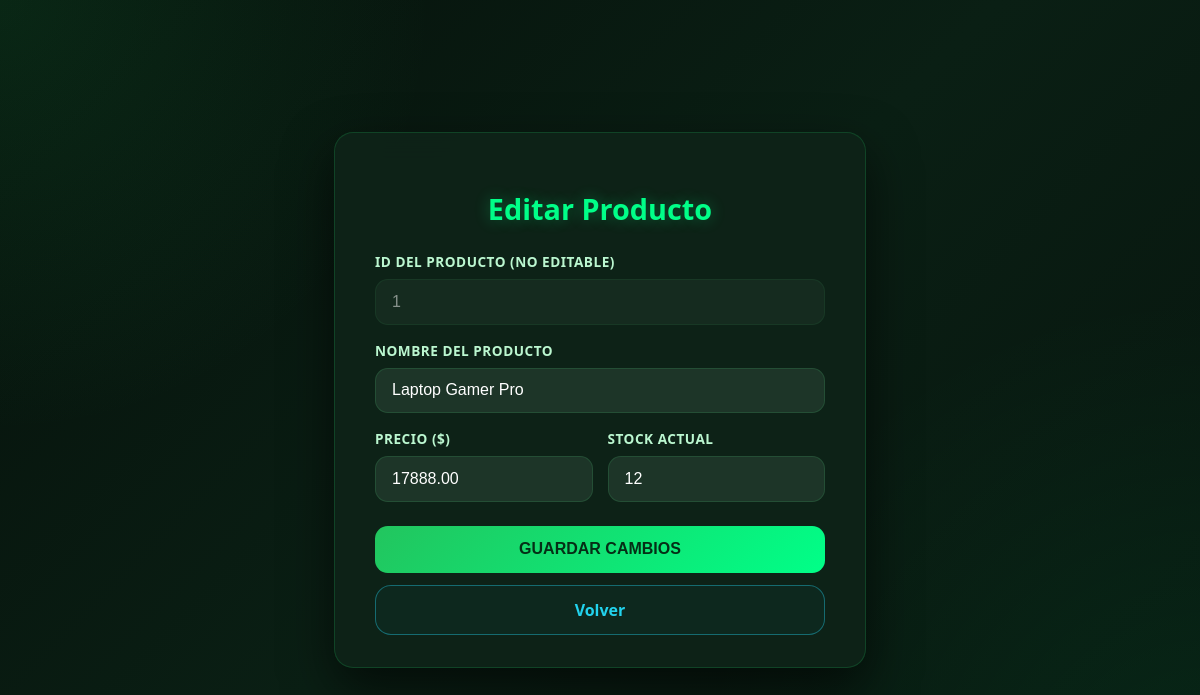
Page /productos/editar.php?id=1 (signed in) on the committed database.
### tables this page shows
CREATE TABLE `productos` (
  `id_producto` int(11) NOT NULL,
  `nombre` varchar(100) NOT NULL,
  `descripcion` text DEFAULT NULL,
  `precio` decimal(10,2) DEFAULT NULL,
  `stock` int(11) DEFAULT 0,
  `id_usuario_creador` int(11) DEFAULT NULL,
  `creado_por` int(11) DEFAULT NULL,
  `fecha_creacion` timestamp NOT NULL DEFAULT current_timestamp()
);

### productos/editar.php (the view, shortened to what this page needs)
<?php
require_once '../config/db.php';
$id_producto = intval($_GET['id']);
$sql = "SELECT * FROM productos WHERE id_producto = $id_producto";
$resultado = $conn->query($sql);
$producto = $resultado->fetch_assoc();
?>
<!DOCTYPE html>
<html lang="es">
<head>
    <link rel="stylesheet" href="../assets/css/editar.css">
</head>
<body class="app--dark">
    <div class="edit-container">
        <h2>Editar Producto</h2>
        <form method="POST">
            <div class="form-group">
                <label>ID del Producto (No editable)</label>
                <input type="text" value="<?php echo $producto['id_producto']; ?>" disabled style="opacity: 0.5;">
            </div>
            <div class="form-group">
                <label>Nombre del Producto</label>
                <input type="text" name="nombre" value="<?php echo htmlspecialchars($producto['nombre']); ?>" required>
            </div>
            <div class="form-group" style="display: flex; gap: 15px;">
                <div style="flex: 1;">
                    <label>Precio ($)</label>
                    <input type="number" name="precio" step="0.01" value="<?php echo $producto['precio']; ?>" required>
                </div>
                <div style="flex: 1;">
                    <label>Stock Actual</label>
                    <input type="number" name="stock" value="<?php echo $producto['stock']; ?>" required>
                </div>
            </div>
        <div class="actions-container" style="display: flex; flex-direction: column; width: 100%;">
    <button type="submit" class="btn-save">Guardar Cambios</button>
    <a href="gestion.php" class="btn-back-link">Volver</a>
</div>
</body>
</html>

### assets/css/editar.css (style rules this page uses)
:root { --bg-color: #06110b; --bg-gradient-1: #0a1f14; --bg-gradient-2: #07140d; --card-bg: rgba(15, 35, 24, 0.92); --card-border: rgba(34, 197, 94, 0.20); --text-color: #f0fdf4; --text-muted: #bbf7d0; --accent-green: #22c55e; --accent-neon: #00ff88; --accent-cyan: #22d3ee; --input-bg: rgba(31, 55, 42, 0.95); --input-border: rgba(74, 222, 128, 0.15); --disabled-bg: rgba(51, 65, 85, 0.3); --error-red: #ef4444; }
body { background: radial-gradient(circle at top left, rgba(34, 197, 94, 0.12), transparent 30%), radial-gradient(circle at bottom right, rgba(0, 255, 136, 0.08), transparent 35%), linear-gradient(135deg, var(--bg-color), var(--bg-gradient-1), var(--bg-gradient-2)); color: var(--text-color); font-family: 'Segoe UI', Roboto, Helvetica, Arial, sans-serif; display: flex; justify-content: center; align-items: center; min-height: 100vh; margin: 0; overflow: hidden; }
.edit-container { background: var(--card-bg); backdrop-filter: blur(14px); padding: 2rem 2.5rem; border-radius: 1.2rem; box-shadow: 0 20px 50px rgba(0, 0, 0, 0.6); width: 90%; max-width: 450px; border: 1px solid var(--card-border); animation: fadeIn 0.6s ease-out; }
h2 { text-align: center; color: var(--accent-neon); margin-bottom: 1.5rem; font-size: 1.8rem; text-shadow: 0 0 15px rgba(0, 255, 136, 0.3); }
.form-group { margin-bottom: 1rem; }
label { display: block; margin-bottom: 0.5rem; font-size: 0.85rem; font-weight: 600; color: var(--text-muted); text-transform: uppercase; letter-spacing: 0.5px; }
input { width: 100%; padding: 0.8rem 1rem; border-radius: 0.8rem; border: 1px solid var(--input-border); background: var(--input-bg); color: white; font-size: 1rem; transition: all 0.3s ease; box-sizing: border-box; }
.btn-save { width: 100%; padding: 0.9rem; border: none; border-radius: 0.8rem; background: linear-gradient(135deg, var(--accent-green), var(--accent-neon)); color: #052e16; font-weight: 800; font-size: 1rem; text-transform: uppercase; cursor: pointer; transition: all 0.3s cubic-bezier(0.4, 0, 0.2, 1); margin-top: 0.5rem; }
.btn-back-link { width: 100%; display: flex; align-items: center; justify-content: center; gap: 10px; padding: 0.8rem; margin-top: 0.8rem; background: rgba(34, 211, 238, 0.03); color: #22d3ee !important; border: 1px solid rgba(34, 211, 238, 0.4); border-radius: 1rem; text-decoration: none; font-weight: 700; font-size: 1rem; box-sizing: border-box; transition: all 0.3s ease; }

### rows in the picture
productos: id_producto "1", nombre "Laptop Gamer Pro", precio "17888.00", stock "12"
